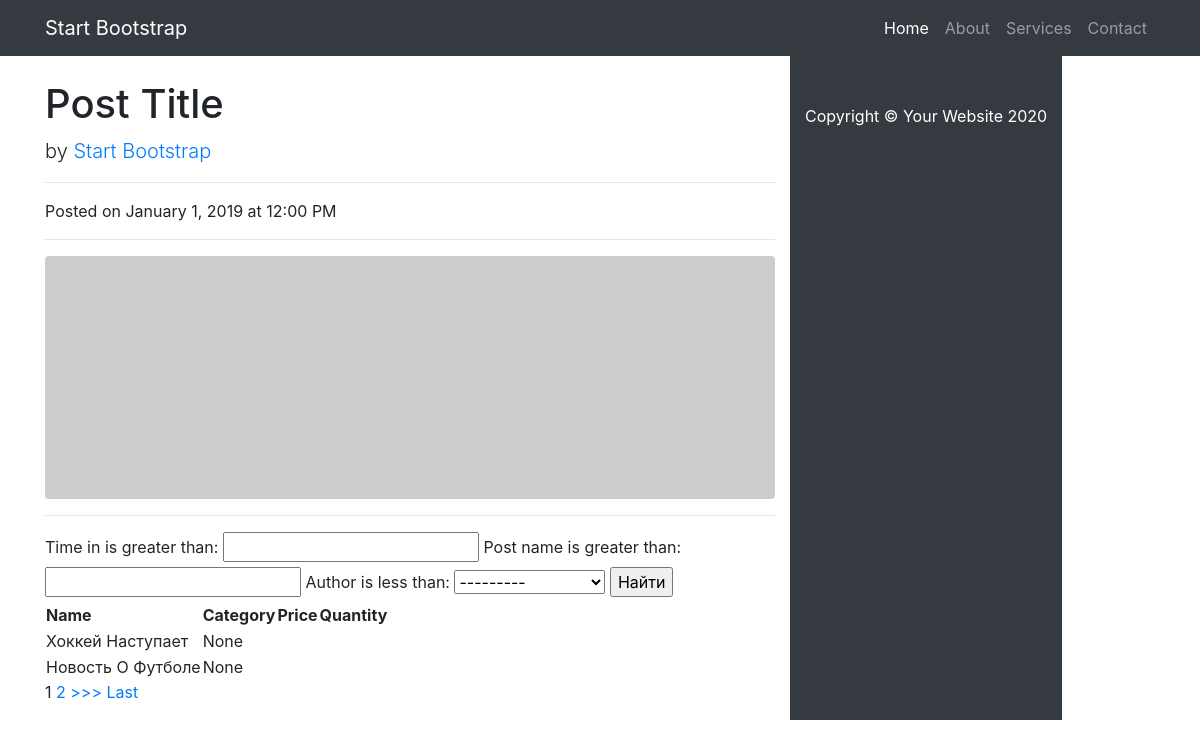
Page /news/search on the earlier database version.
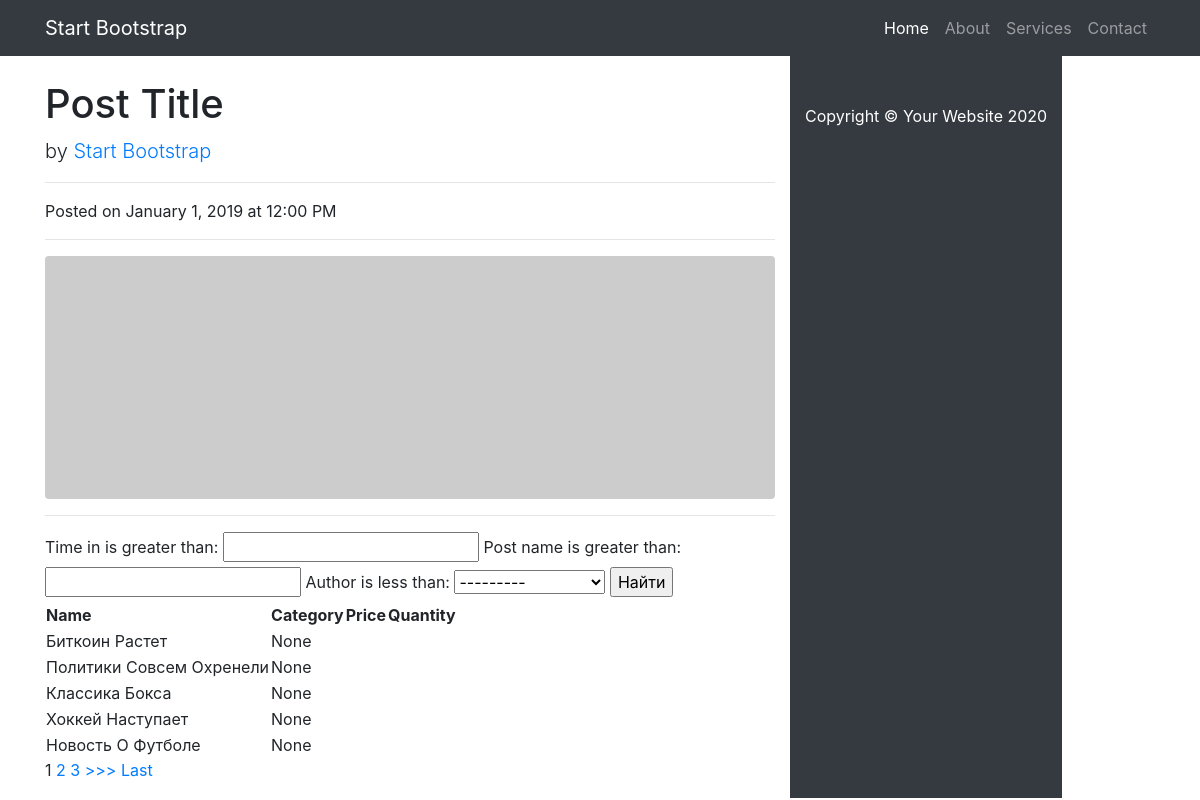
Same page on the later database version.
### news/models.py (models this page shows, shortened)
class Post(models.Model):
    author = models.ForeignKey(Author, on_delete = models.CASCADE)
    choise = models.BooleanField(default=False)# выбор статья или новость
    time_in = models.DateTimeField(auto_now_add=True)
    categories = models.ManyToManyField(Category, through='PostCategory')
    post_name = models.CharField(max_length = 255)
    text = models.CharField(max_length = 255)
    post_rating = models.FloatField(default=0.0)

### news/views.py (the view)
# urls.py: path('search', Search.as_view()),
class Search(ListView):
    model = Post
    template_name = 'search.html'
    context_object_name = 'search'
    ordering = ['-time_in']
    paginate_by = 1  # поставим постраничный вывод в один элемент
    def get_context_data(self, **kwargs):  # забираем отфильтрованные объекты переопределяя метод
        context = super().get_context_data(**kwargs)
        context['filter'] = PostFilter(self.request.GET, queryset=self.get_queryset())  # вписываем наш фильтр
        return context

### templates/search.html (shortened to what this page needs)
{% extends 'flatpages/default.html' %}
{% block content %}
<form method="GET">
    {{ filter.form }}
    <input type="submit" value="Найти">
</form>
<table>
    <thead>
        <th>
            Name
        </th>
        <th>
            Category
        </th>
        <th>
            Price
        </th>
        <th>
            Quantity
        </th>
    </thead>
    {% for post in filter.qs %}
    <tr>
        <td>
            {{ post.post_name|title }}
        </td>
        <td>
            {{ post.categories.name|title }}
        </td>
        <td>
        </td>
        <td>
        </td>
    </tr>
    {% endfor %}
</table>
{% if is_paginated %}
    {% for num in page_obj.paginator.page_range %}
        {% if page_obj.number == num %}
            <a>{{ num }}</a>
        {% elif num > page_obj.number|add:'-3' and num < page_obj.number|add:'3' %}
            <a href="?page={{ num }}">{{ num }}</a>
        {% endif %}
    {% endfor %}
    {% if page_obj.has_next %}
        <a href="?page={{ page_obj.next_page_number }}">>>></a>
        <a href="?page={{ page_obj.paginator.num_pages }}">Last</a>
    {% endif %}
{% endif %}
{% endblock content %}

Differences in the rows shown:
added Post: post_name "Биткоин Растет", categories.name "None"
added Post: post_name "Политики Совсем Охренели", categories.name "None"
added Post: post_name "Классика Бокса", categories.name "None"
Other differences:
new list line: "3"
